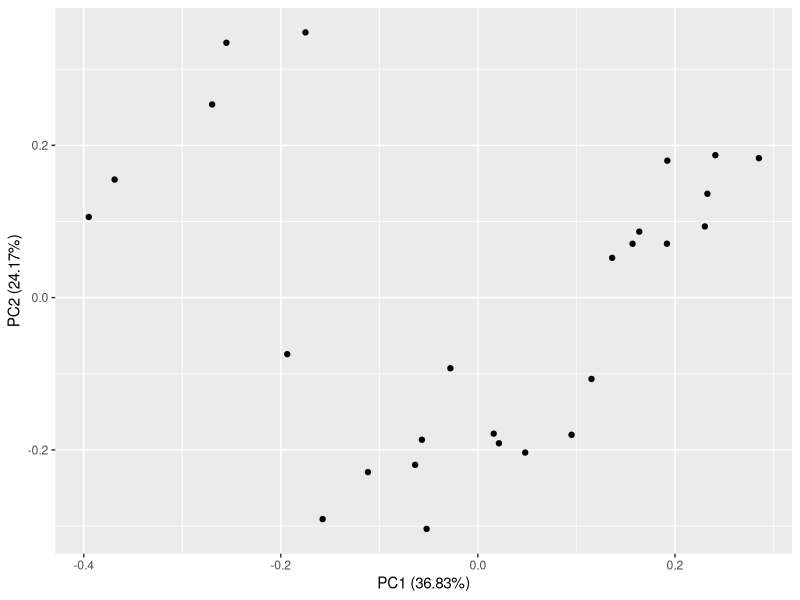
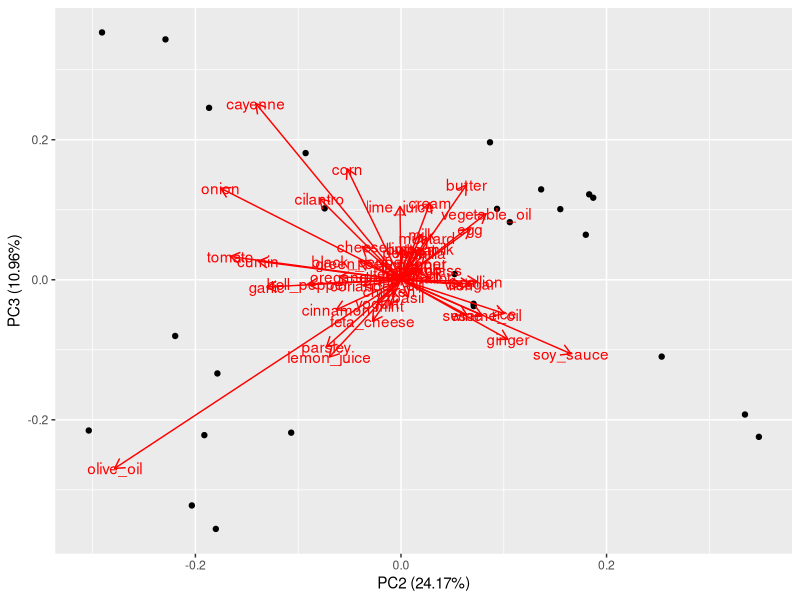
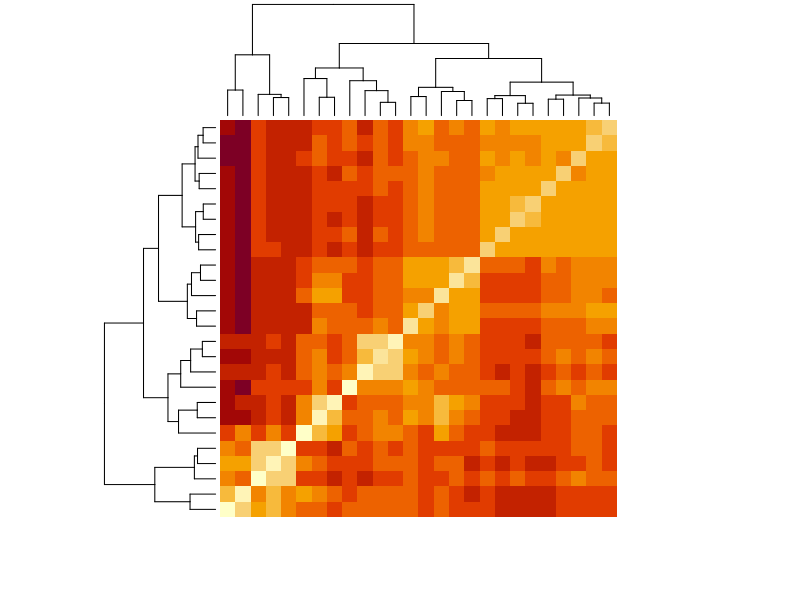
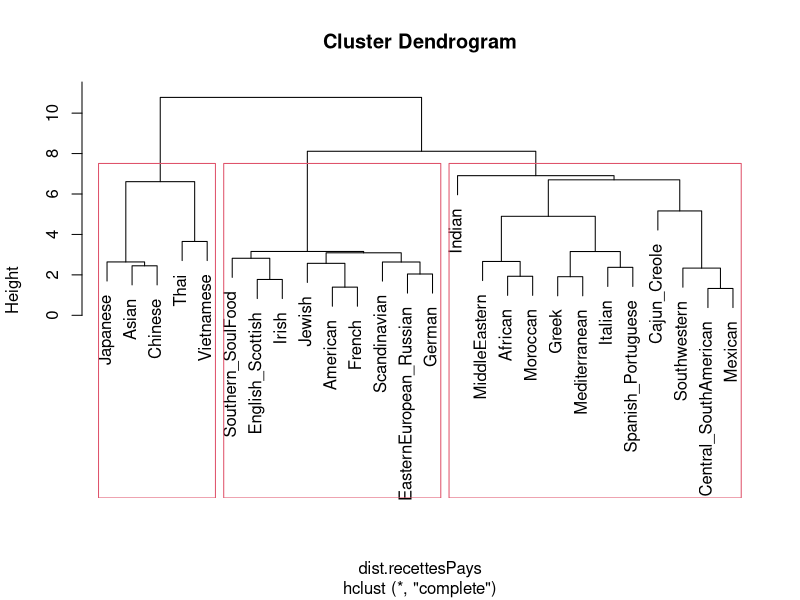
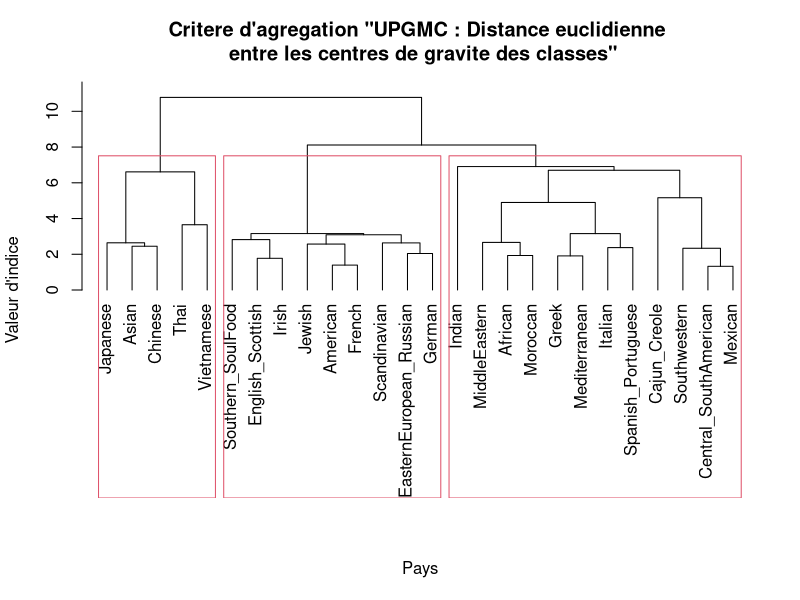
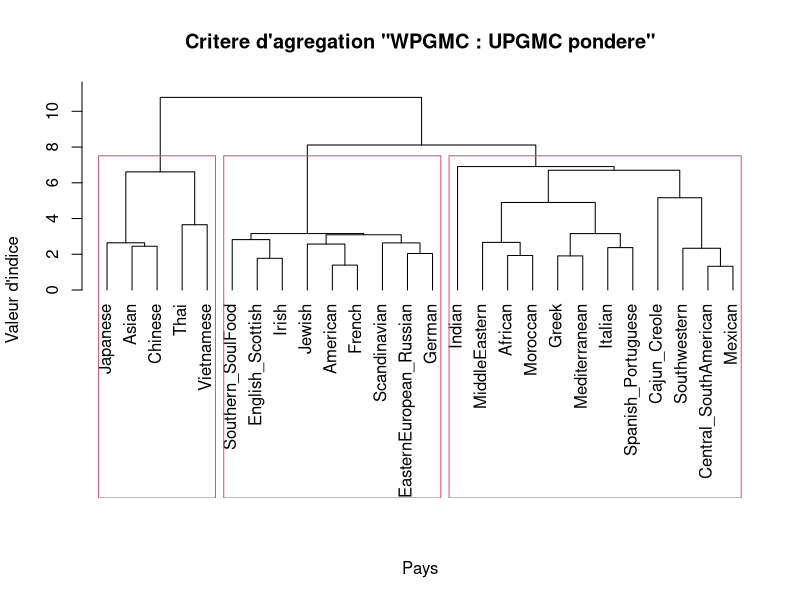
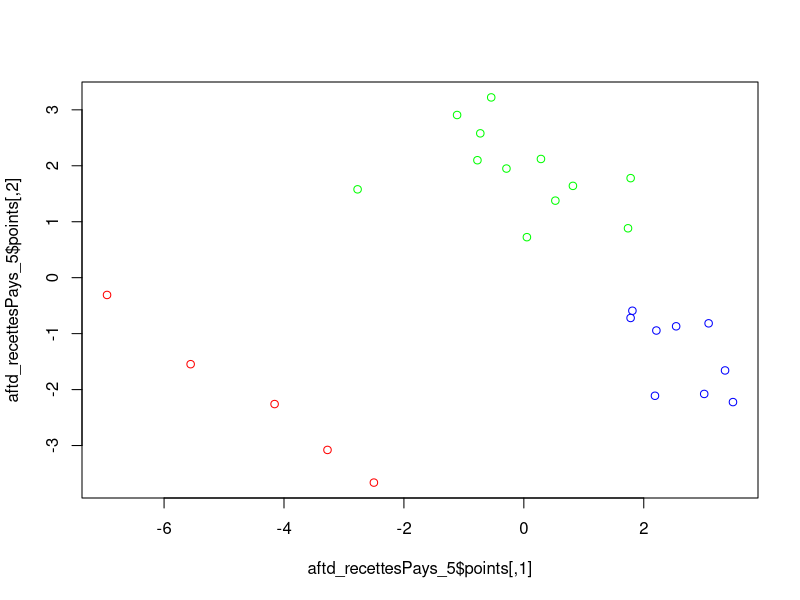
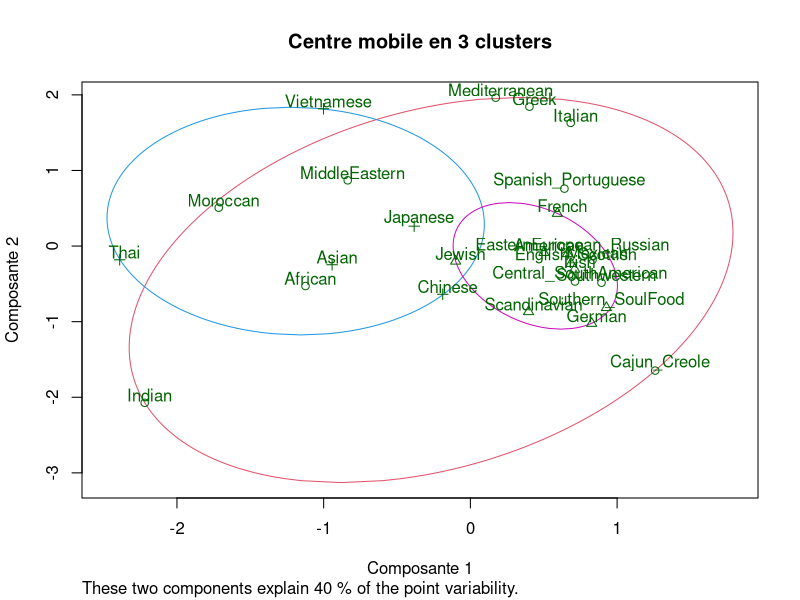

Write R code to recreate these figures, in order. (Note: this script raises an error after producing the figures.)
########################################
#              PARTIE 1                #
########################################


######### Librairies necessaires ########

install.packages("ggfortify")
library(ggfortify)
library(cluster)

#########################################

recettesPays = read.csv("data/recettes-pays.data", header=T, row.names = 1)

###########1. Faire une analyse exploratoire de ce jeu de donnees.

dim(recettesPays) #26 50 first colon origin isn't numeric

# the number of the record in the dataframe
d1 = dim(recettesPays)[1] #26

class(recettesPays) #data.frame

summary(recettesPays)

###########2. Faire une analyse en composantes principales de ce jeu de donnees. Interpretez les resultats obtenus.

# faire PCA, affichage dans le premier plan factoriel
# on ne peut pas utiliser princomp parce qu'il n'y a pas assez de lignes

recettesPays_quant = recettesPays # with only the value numeric
acp_recettesPays = prcomp(recettesPays_quant)
acp_recettesPays  # PC1 to PC26

autoplot(acp_recettesPays, data = recettesPays) #Figure 1

autoplot(acp_recettesPays, data = recettesPays,
         #colour = "recettesPays[0]",
         loadings = TRUE,
         loadings.label = TRUE, x = 2, y = 3) #Figure 2

# Selon le graphique, on voit qu'on a beaucoup de variables qualitatives.

###########3. Faire une analyse ascendante hierarchique avec la distance de Manhattan
#et un critere d'aggregation de votre choix.

###part1
#faire le tableau de dissimilarite

dist.recettesPays = dist(recettesPays,method = "manhattan")
# faire un cluster pour effectuer la classification hierarchie assendente
hclust.recettesPays = hclust(dist.recettesPays)
# faire heatmap pour voire globalement le coupe de donnees
heatmap(as.matrix(dist.recettesPays), labRow = F, labCol = F) #Figure 3

# afficher le dendrogramme
plot(hclust.recettesPays)

# show the dendrogram with rectangular frames
rect.hclust(hclust.recettesPays, k = 3) #3 is more reasonable or 4

# devide in 3 groups
cutree.recettesPays = cutree(hclust.recettesPays, k = 3)

#distance eucilienne
hclust_recettesPays = hclust(dist.recettesPays, method = "centroid")
plot(hclust.recettesPays, hang = -1, main = "Critere d'agregation \"UPGMC : Distance euclidienne \n entre les centres de gravite des classes\"", xlab = "Pays", ylab = "Valeur d'indice", sub = "")
rect.hclust(hclust.recettesPays, k = 3) #Figure 4

#median
hclust_recettesPays = hclust(dist.recettesPays, method = "median")
plot(hclust.recettesPays, hang = -1, main = "Critere d'agregation \"WPGMC : UPGMC pondere\"", xlab = "Pays", ylab = "Valeur d'indice", sub = "")
rect.hclust(hclust.recettesPays, k = 3) #Figure 4


##########4. Grouper les origines des recettes e l'aide de l'algorithme des K-means.


aftd_recettesPays_5 <- cmdscale(dist.recettesPays, k = 5, eig = TRUE, x.ret = TRUE)
aftd_recettesPays_5$points
points2 = aftd_recettesPays_5$points[,c(1,3)]
aftd_recettesPays_5$x

kmeans3.recettesPays = kmeans(aftd_recettesPays_5$points, 3)

plot(aftd_recettesPays_5$points, col = c("green", "blue", "red")[kmeans3.recettesPays$cluster])

clusplot(aftd_recettesPays_5$points, kmeans3.recettesPays$cluster,color=TRUE, shade = FALSE, lines = FALSE, labels = 3, main = "Centre mobile en 3 clusters", xlab = "Composante 1", ylab="Composante 2") #Figure 5

clusplot(points2, kmeans3.recettesPays$cluster,color=TRUE, shade = FALSE, lines = FALSE, labels = 3, main = "Centre mobile en 3 clusters", xlab = "Composante 1", ylab="Composante 3") #Figure 6

kmeans3.recettesPays$tot.withinss

#5. Comparer les classifications obtenues avec une classification geographique des origines.


#Le jeu de donnees precedent provient en fait d"un jeu de donnees plus gros
#qui decrit plusieurs recettes en specifiant leur origine et la composition en ingredients.
#Un extrait de ce jeu de donnees est present dans le fichier recettes-echant.data.

#6. Faites une analyse descriptive rapide de ce jeu de donnees.
recettesEchant = read.csv("data/recettes-echant.data", header=T) #, row.names = 1)

dim(recettesEchant) #2000 50
colnames(recettesEchant)
colnames(recettesPays) # the names not same in the 2 data sets

class(recettesEchant) # data.frame
summary(recettesEchant)

boxplot(recettesEchant)

#7. On cherche a grouper les differents ingredients.
#Transformez les donnees en tableau individuvariable portant sur les ingredients
#et proposez une methode pour calculer une matrice de similarite ou de dissimilarite entre les ingredients.
#Justifiez vos choix.

ingredientsPays = cov(recettesPays)
ingredientsPays2 = t(recettesPays)

#8. Effectuer une classification ascendante hierarchique a l'aide de la dissimilarite obtenue precedemment.
#Combien de classes d'ingredients semblent se distinguer ?
dist.ingredientsPays = dist(ingredientsPays,method = "manhattan")
# faire un cluster pour effectuer la classification hierarchique assendente
hclust.ingredientsPays = hclust(dist.ingredientsPays)

# faire heatmap pour voire globalement le coupe de donnees
heatmap(as.matrix(dist.ingredientsPays), labRow = F, labCol = F) #Figure 7

plot(hclust.ingredientsPays) #Figure 8

rect.hclust(hclust.ingredientsPays, k = 5)

cutree.ingredientsPays = cutree(hclust.ingredientsPays, k = 5)


#9. En utilisant la fonction pam de la bibliotheque cluster, appliquez le?algorithme des K-medoedes
#et proposer des ingredients representant chaque classe.

kmedoids = pam(ingredientsPays, k=5)
clusplot(ingredientsPays, kmedoids$cluster,color=TRUE, shade = FALSE, lines = FALSE, labels = 3, main = "kmedoids en 5 clusters") #Figure 9
